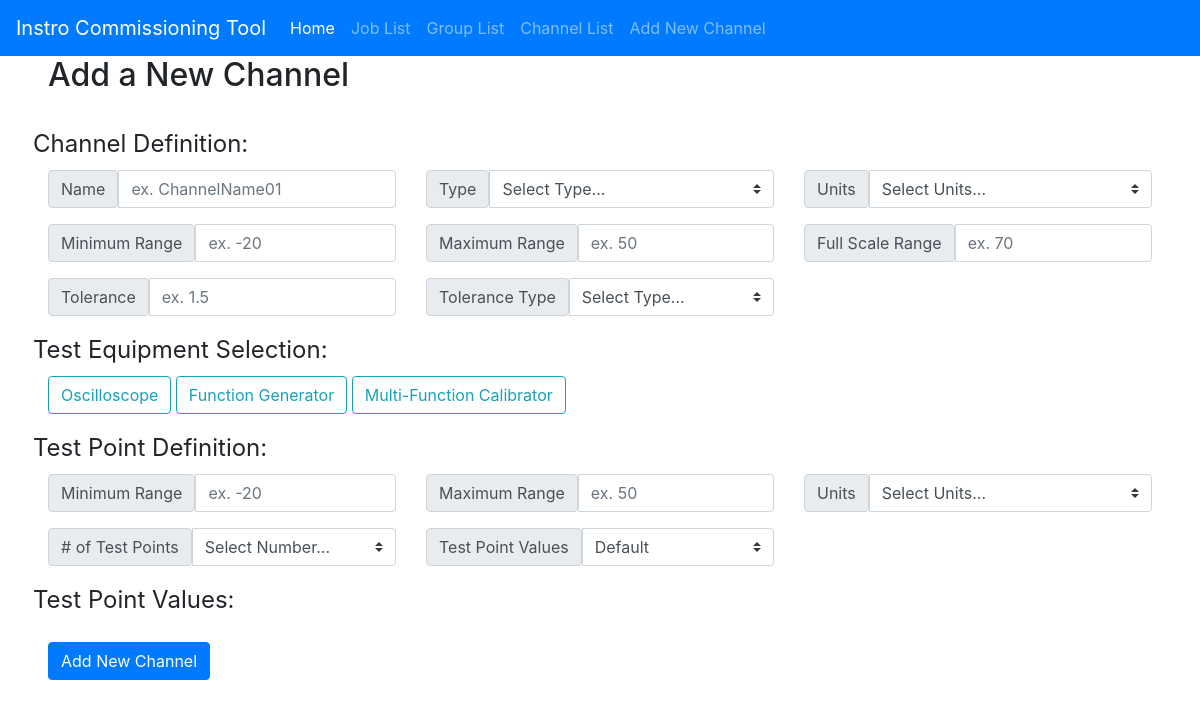
Page /group/1/new_channel on the earlier database version.
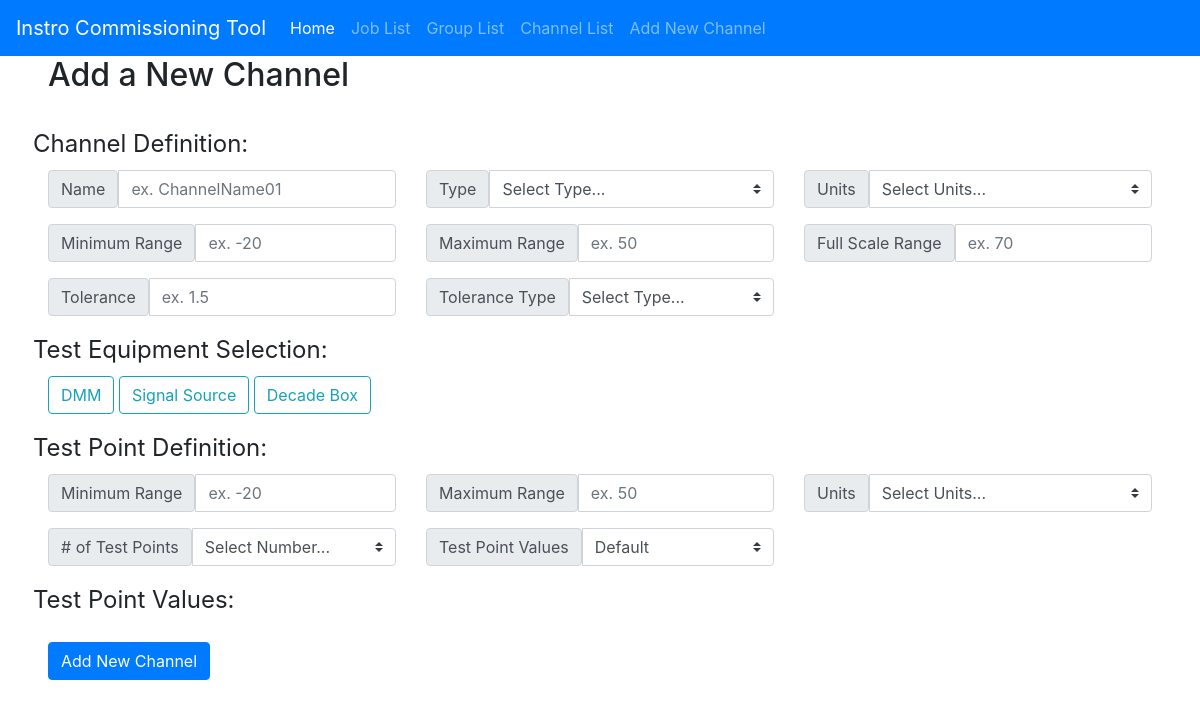
Same page on the later database version.
### app/models.py (models this page shows, shortened)
class TestEquipmentType(db.Model):
	id = db.Column(db.Integer,primary_key=True)
	name = db.Column(db.String(32))

### app/main/routes.py (the view, shortened to what this page needs)
@bp.route('/group/<group_id>/new_channel', methods=['GET', 'POST'])
def new_channel(group_id):
    test_equipment_types = TestEquipmentType.query.all()
    for test_equipment_type in test_equipment_types:
        setattr(NewChannelForm, f'checkbox_{test_equipment_type.name}', BooleanField(label=test_equipment_type.name, id=f'checkbox-{test_equipment_type.id}'))
    newChannelForm = NewChannelForm()
    newChannelForm.group_id.data = group_id
    print(newChannelForm.errors.items())
    return render_template('new_channel.html', title='Add New Channel', form=newChannelForm, units_dict=ENG_UNITS,
                            test_equipment_types=test_equipment_types)

### app/templates/new_channel.html (shortened to what the changed rows need)
{% extends "base.html" %}
{% block app_content %}
<h2>Add a New Channel</h2>
<br>
<div>
    <form action="" method="POST" name="form">
        <div class="row">
            <div class="col-md-12">
                <div class="btn-group-toggle mb-3" role="group" data-toggle="buttons">
                    {% for test_equipment_type in test_equipment_types %}
                    <label class="btn btn-outline-info" for="checkbox-{{ test_equipment_type.id }}">
                        {{ test_equipment_type.name }}
                    </label>
                    {% endfor %}
                </div>
            </div>
        </div>
    </form>
</div>
{% endblock %}

Differences in the rows shown:
changed TestEquipmentType: name "Oscilloscope" → "DMM"
changed TestEquipmentType: name "Function Generator" → "Signal Source"
changed TestEquipmentType: name "Multi-Function Calibrator" → "Decade Box"
